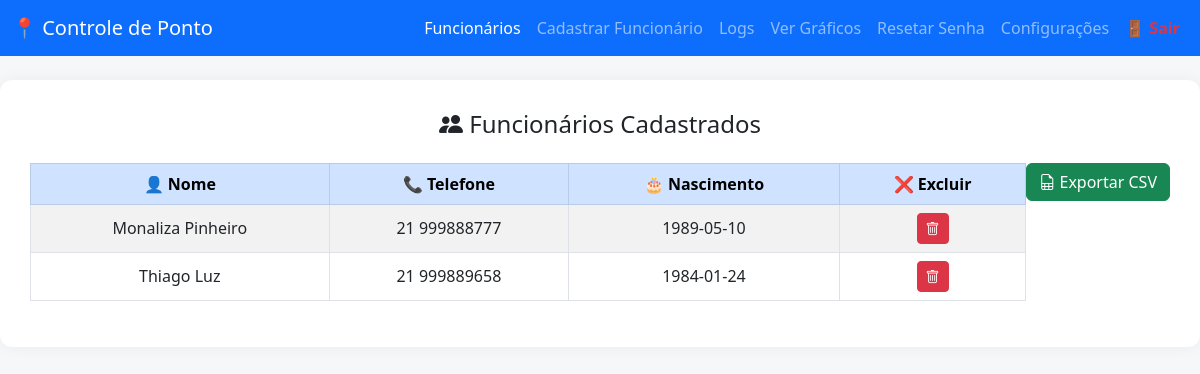
The page /funcionarios (signed in) on the database as committed earlier.
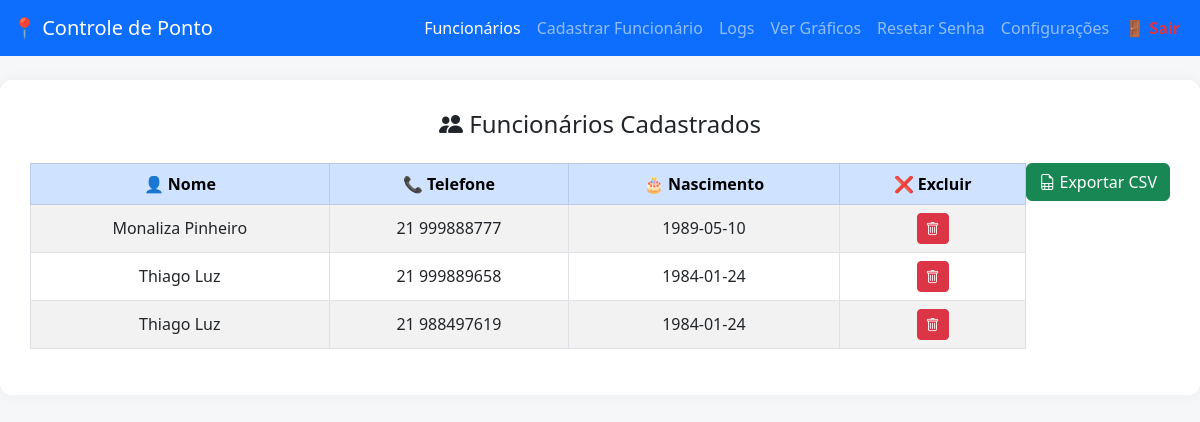
The same page on the database as committed later.
### tables this page shows
CREATE TABLE funcionarios (
            id INTEGER PRIMARY KEY AUTOINCREMENT,
            nome TEXT NOT NULL,
            sobrenome TEXT NOT NULL,
            telefone TEXT NOT NULL,
            data_nascimento TEXT NOT NULL,
            senha_hash TEXT NOT NULL
        );

### app.py (the view)
@app.route("/funcionarios", methods=["GET"])
def pagina_funcionarios():
    if session.get("perfil") != "admin":
        return redirect(url_for("index"))
    con = sqlite3.connect(DB_PATH)
    con.execute("PRAGMA foreign_keys = ON")
    cur = con.cursor()
    cur.execute("SELECT id, nome, sobrenome, telefone, data_nascimento FROM funcionarios ORDER BY nome ASC")
    funcionarios = cur.fetchall()
    con.close()
    return render_template("funcionarios.html", funcionarios=funcionarios)

### templates/funcionarios.html (shortened to what this page needs)
<!DOCTYPE html>
<html lang="pt-BR">
<head>
    <link href="https://cdn.jsdelivr.net/npm/bootstrap@5.3.0/dist/css/bootstrap.min.css" rel="stylesheet">
    <link href="https://cdn.jsdelivr.net/npm/bootstrap-icons@1.10.5/font/bootstrap-icons.css" rel="stylesheet">
</head>
<body>
<nav class="navbar navbar-expand-lg navbar-dark bg-primary fixed-top">
    <div class="container-fluid">
        <a class="navbar-brand" href="{{ url_for('index') }}">📍 Controle de Ponto</a>
        <div class="collapse navbar-collapse" id="navbarNav">
            <ul class="navbar-nav ms-auto">
                {% if session["perfil"] == "admin" %}
                    <li class="nav-item"><a class="nav-link {% if request.path == url_for('pagina_funcionarios') %}active{% endif %}" href="{{ url_for('pagina_funcionarios') }}">Funcionários</a></li>
                    <li class="nav-item"><a class="nav-link {% if request.path == url_for('pagina_cadastro') %}active{% endif %}" href="{{ url_for('pagina_cadastro') }}">Cadastrar Funcionário</a></li>
                    <li class="nav-item"><a class="nav-link {% if request.path == url_for('pagina_logs') %}active{% endif %}" href="{{ url_for('pagina_logs') }}">Logs</a></li>
                    <li class="nav-item"><a class="nav-link {% if request.path == url_for('pagina_graficos') %}active{% endif %}" href="{{ url_for('pagina_graficos') }}">Ver Gráficos</a></li>
                    <li class="nav-item"><a class="nav-link {% if request.path == url_for('pagina_reset_senha') %}active{% endif %}" href="{{ url_for('pagina_reset_senha') }}">Resetar Senha</a></li>
                    <li class="nav-item"><a class="nav-link {% if request.path == url_for('pagina_config_admin') %}active{% endif %}" href="{{ url_for('pagina_config_admin') }}">Configurações</a></li>
                {% endif %}
                {% if session["perfil"] %}
                    <li class="nav-item"><a class="nav-link text-danger fw-bold" href="{{ url_for('logout') }}">🚪 Sair</a></li>
                {% endif %}
            </ul>
        </div>
    </div>
</nav>
<div class="container-box">
    <h4 class="mb-4 text-center"><i class="bi bi-people-fill"></i> Funcionários Cadastrados</h4>
    <div class="mb-3 text-end">
        <a href="{{ url_for('exportar_funcionarios') }}" class="btn btn-success btn-exportar">
            <i class="bi bi-file-earmark-spreadsheet"></i> Exportar CSV
        </a>
    </div>
    <div class="table-responsive">
        <table class="table table-bordered table-striped align-middle text-center">
            <thead class="table-primary">
                <tr>
                    <th>👤 Nome</th>
                    <th>📞 Telefone</th>
                    <th>🎂 Nascimento</th>
                    <th>❌ Excluir</th>
                </tr>
            </thead>
            <tbody>
                {% for f in funcionarios %}
                    <tr>
                        <td>{{ f[1] }} {{ f[2] }}</td>
                        <td>{{ f[3] }}</td>
                        <td>{{ f[4] }}</td>
                        <td>
                            <form method="POST" action="{{ url_for('excluir_funcionario') }}" onsubmit="return registrarLocalizacao(this, '{{ f[1] }} {{ f[2] }}');">
                                <button type="submit" class="btn btn-sm btn-danger">
                                    <i class="bi bi-trash"></i>
                                </button>
                            </form>
                        </td>
                    </tr>
                {% endfor %}
            </tbody>
        </table>
    </div>
</div>
</body>
</html>

Rows that differ between the two databases and show on the page:
added funcionarios: nome "Thiago", sobrenome "Luz", telefone "21 988497619", data_nascimento "1984-01-24"
